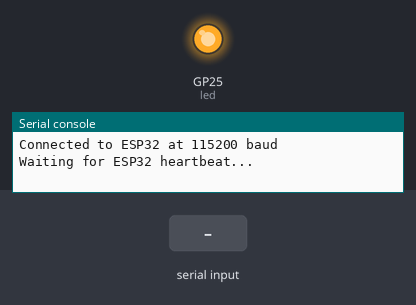
This program was run on a simulated Raspberry Pi Pico running MicroPython. On the bench: output pins drawn as LEDs (lit = HIGH), the last lines printed to the serial console. Dashed ring = blinking. The inputs (shaded band) are chosen by the test bench. The clock reads 2024-03-15 10:24:30 at power-on unless the program sets it.

Above: at 0.01 s.
At 1.8 s:
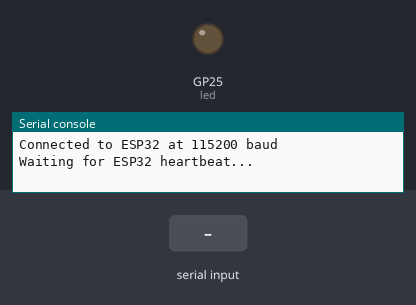
1.9 s: "PRINT_JOB\n" received over the second serial link
At 2.15 s:
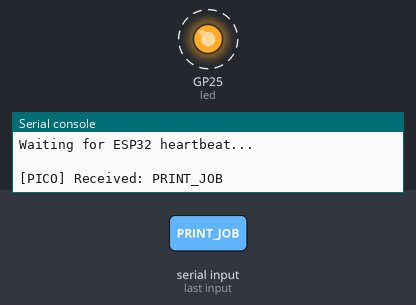
Timing chart, 0 to 4.9 s (numbered marks = the images above; inputs shaded):
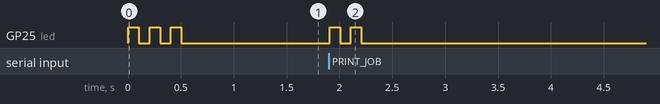

The program:

main.py
```python
"""
Pico MicroPython Controller - Printer Communication Handler
Handles UART communication with ESP32 and printer control
"""

import machine
import utime
from machine import UART, Pin

# UART Configuration
# UART1 (ESP32): Default pins are TX=GPIO8, RX=GPIO9 on Pico
# These connect to ESP32 Serial1: GPIO 18 (TX), GPIO 19 (RX)
uart = UART(1, 115200)

# LED for status indication (GPIO25 on Pico)
led = Pin(25, Pin.OUT)

# Pico state variables
pico_ready = True
print_status = "IDLE"
current_print_job = None
last_heartbeat_from_esp32 = utime.time()  # Initialize to current time
pico_heartbeat_counter = 0
message_count = 0  # Track messages received

# Response buffer
rx_buffer = bytearray(512)
rx_index = 0

def blink_led(times, duration):
    """Blink LED for status indication"""
    for _ in range(times):
        led.on()
        utime.sleep_ms(duration)
        led.off()
        utime.sleep_ms(duration)

def send_message(message):
    """Send message to ESP32 via UART"""
    if type(message) == str:
        message = message.encode() + b'\n'
    uart.write(message)
    print("[PICO] Sent: " + str(message))

def process_esp32_message(message):
    """Process incoming message from ESP32"""
    global print_status, current_print_job, last_heartbeat_from_esp32, pico_ready, message_count

    message_count += 1
    message_str = message.decode('utf-8', errors='ignore').strip()
    print(f"[PICO] Received: {message_str}")

    if not message_str:
        return

    # Parse message format: COMMAND:DATA
    if ':' in message_str:
        command, data = message_str.split(':', 1)
        command = command.strip().upper()
        data = data.strip()
    else:
        command = message_str.upper()
        data = ""

    # Handle ESP32 heartbeat
    if command == "ESP32_HEARTBEAT":
        last_heartbeat_from_esp32 = utime.time()
        blink_led(1, 50)  # Single fast blink
        # Send Pico heartbeat response
        response = f"PICO_HEARTBEAT:{pico_heartbeat_counter}:READY"
        send_message(response)
        return

    # Handle print job requests
    if command == "PRINT_JOB":
        current_print_job = data
        print_status = "PRINTING"
        pico_ready = False
        blink_led(2, 100)  # Double blink
        response = f"JOB_RECEIVED:{data}"
        send_message(response)
        # Simulate print job (5 seconds)
        utime.sleep(5)
        print_status = "IDLE"
        pico_ready = True
        response = f"JOB_COMPLETE:{data}"
        send_message(response)
        return

    # Handle status requests
    if command == "GET_STATUS":
        response = f"STATUS:{print_status}:READY:{pico_ready}"
        send_message(response)
        return

    # Handle echo test
    if command == "ECHO":
        response = f"ECHO_RESPONSE:{data}"
        send_message(response)
        return

    # Unknown command
    response = f"ERROR:UNKNOWN_COMMAND:{command}"
    send_message(response)

def read_uart_messages():
    """Read all available messages from UART buffer"""
    global rx_index, message_count

    # Check if data is available
    bytes_available = uart.any()

    if bytes_available:
        # Read up to 64 bytes at a time
        data = uart.read(min(64, bytes_available))
        if data:
            for byte in data:
                rx_buffer[rx_index] = byte
                rx_index += 1

                # Check for newline or buffer full
                if byte == ord('\n') or rx_index >= len(rx_buffer) - 1:
                    # Process complete message
                    message = bytes(rx_buffer[:rx_index]).strip()
                    if message:
                        process_esp32_message(message)
                    rx_index = 0

        return True  # Return True if we received data

    return False  # No data available

def main():
    """Main loop"""
    global pico_heartbeat_counter, last_heartbeat_from_esp32, message_count

    print("\n" + "="*50)
    print("PICO MICROPYTHON CONTROLLER STARTED")
    print("="*50)
    print("UART1: TX=GPIO8 (Pin 11), RX=GPIO9 (Pin 12)")
    print("Connected to ESP32 at 115200 baud")
    print("Waiting for ESP32 heartbeat...\n")

    blink_led(3, 100)

    # Main loop
    loop_counter = 0
    diagnostic_counter = 0

    try:
        while True:
            # Read any incoming messages
            has_data = read_uart_messages()

            # Increment heartbeat counter every 5 seconds
            loop_counter += 1
            if loop_counter >= 50:  # 50 * 100ms = 5 seconds
                pico_heartbeat_counter += 1
                loop_counter = 0

                # Check if we received heartbeat recently (within 15 seconds)
                time_since_heartbeat = utime.time() - last_heartbeat_from_esp32
                if time_since_heartbeat > 15:
                    print(f"[WARNING] No heartbeat for {time_since_heartbeat}s (Messages: {message_count})")
                    blink_led(1, 50)

            # Show diagnostic every 30 seconds
            diagnostic_counter += 1
            if diagnostic_counter >= 300:  # 300 * 100ms = 30 seconds
                diagnostic_counter = 0
                bytes_available = uart.any()
                if message_count == 0:
                    print(f"[DIAGNOSTIC] No messages received in {diagnostic_counter//10}s")
                    print(f"  - UART buffer: {bytes_available} bytes available")
                    print(f"  - Try: Check GPIO 8/9 connections between ESP32 and Pico")
                else:
                    print(f"[DIAGNOSTIC] Received {message_count} messages so far")
                    print(f"  - UART buffer: {bytes_available} bytes available")

            # Sleep 100ms between iterations
            utime.sleep_ms(100)

    except KeyboardInterrupt:
        print("\n[PICO] Shutting down...")
        blink_led(5, 100)
    except Exception as e:
        print(f"\n[ERROR] {str(e)}")
        blink_led(10, 50)

if __name__ == "__main__":
    main()
```

Measured:
- after the input at 1.9 s, GP25 (led): alternates HIGH for 0.10 s and LOW for 0.10 s, 4 changes in all, then stays LOW, starting at once
